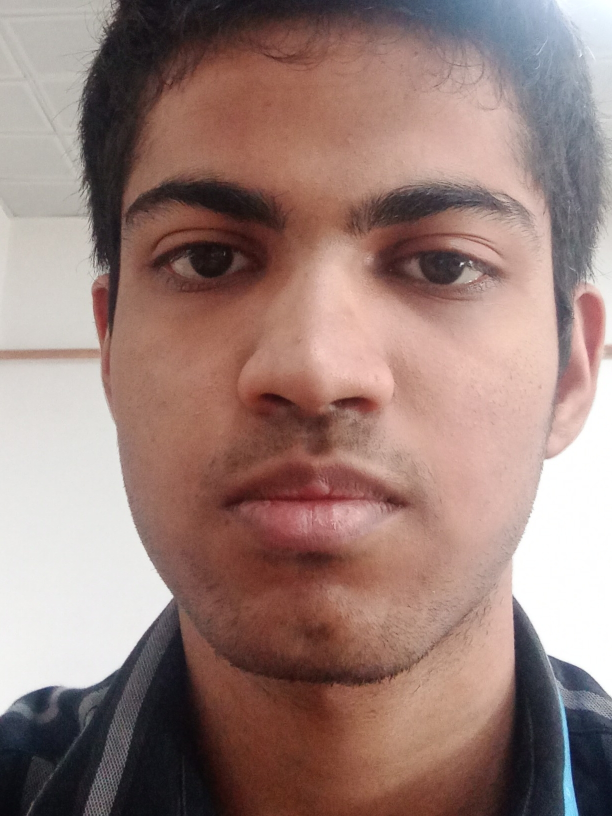
#> input picture training_images/Aditya/1682587126891.jpg, 1224 x 1632 px, found by its file name (shown at 1/2 size); its folder holds only this picture in this run
$ python main.py
#> lines starting #> are read from the running program, lines starting #| are printed output that depends on the picture; long printed decimals are rounded
import numpy as np
from scipy.linalg import eig
import cv2
import os
import socket

HOST = '10.30.200.147'
PORT = 5000

train_path = r"D:\SmartDoorLockFaceID\training_images"
train_images = []
labels = []
for label in os.listdir(train_path):
    label_path = os.path.join(train_path, label)
    for image_name in os.listdir(label_path):
        image_path = os.path.join(label_path, image_name)
        image = cv2.imread(image_path, cv2.IMREAD_GRAYSCALE)
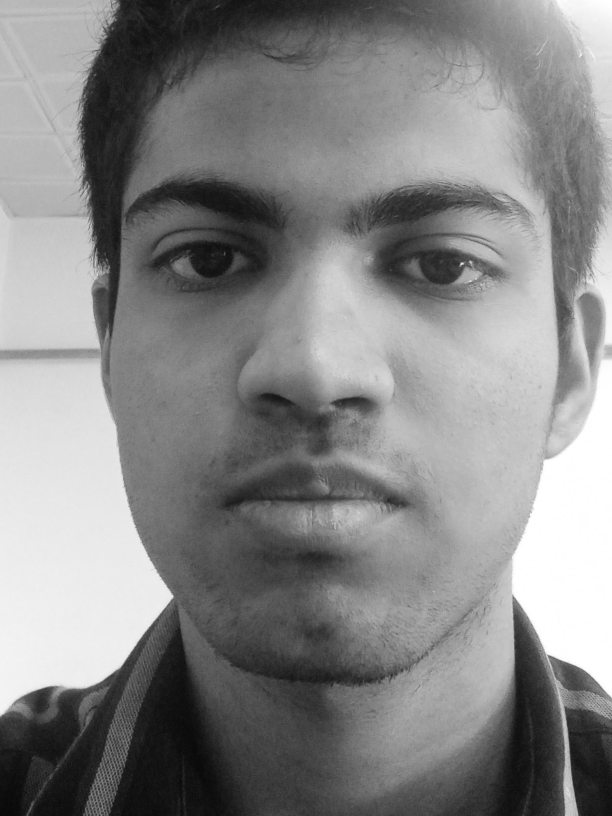
#> image: shape (1632, 1224) (shown at 1/2 size); min 7, max 255, mean 134.3
        train_images.append(image)
        labels.append(label)
#> pass 2 of the loop `for label in os.listdir(train_path):`:
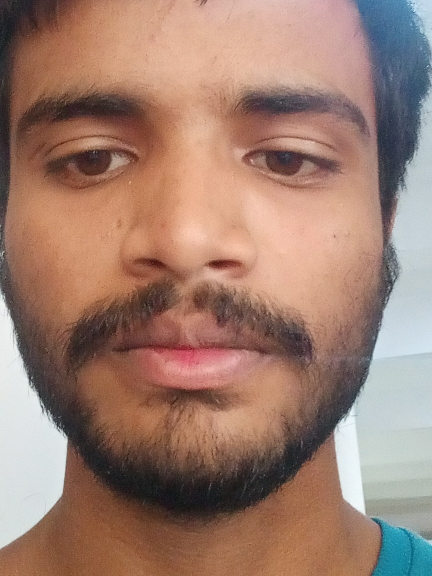
#> input picture training_images/Kiran/1.jpg, 864 x 1152 px, found by its file name (shown at 1/2 size)
#> `image = cv2.imread(image_path, cv2.IMREAD_GRAYSCALE)`:
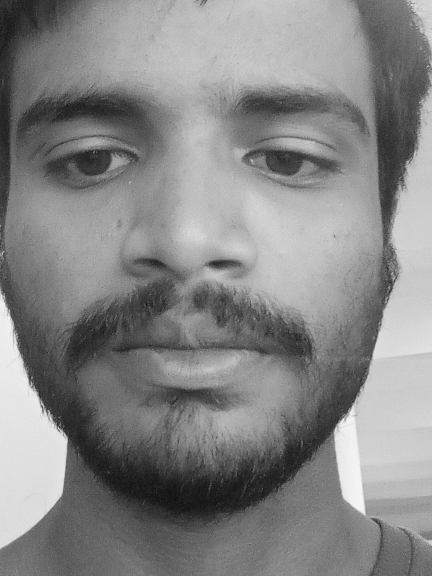
#> image: shape (1152, 864) (shown at 1/2 size); min 6, max 249, mean 133.8
train_images = [cv2.resize(img, (25, 25)) for img in train_images]
#> train_images = 2 items
train_data = np.array([img.flatten() for img in train_images], dtype=np.float32)
mean_face = np.mean(train_data, axis=0)
#> mean_face = 625 values, max 236.5 at index 374, min 25 at index 507, mean 134.4
train_data -= mean_face

# cv2.imshow('mean face',train_data[1].astype(np.uint8).reshape(100,100))
# cv2.waitKey(0)

covariance = np.cov(train_data, rowvar=False)
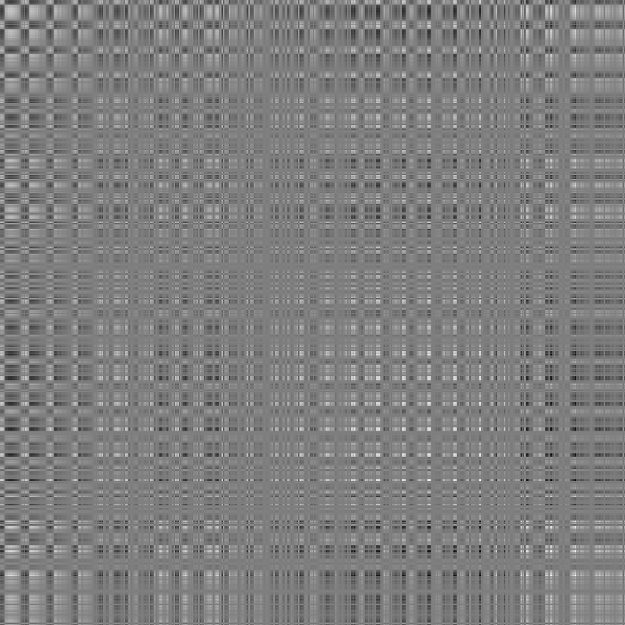
#> covariance: shape (625, 625) float64; min -20200, max 20402, mean 0; drawn with min black and max white


eigenvalues, eigenvectors = eig(covariance)
sorted_indices = np.argsort(eigenvalues)[::-1]
#> sorted_indices = 625 values, max 624 at index 313, min 0 at index 0, mean 312
eigenvectors = eigenvectors[:, sorted_indices]


k = 100
eigenfaces = eigenvectors[:, :k]
test_image = cv2.imread(r"D:\SmartDoorLockFaceID\test_images\test.jpg", cv2.IMREAD_GRAYSCALE)
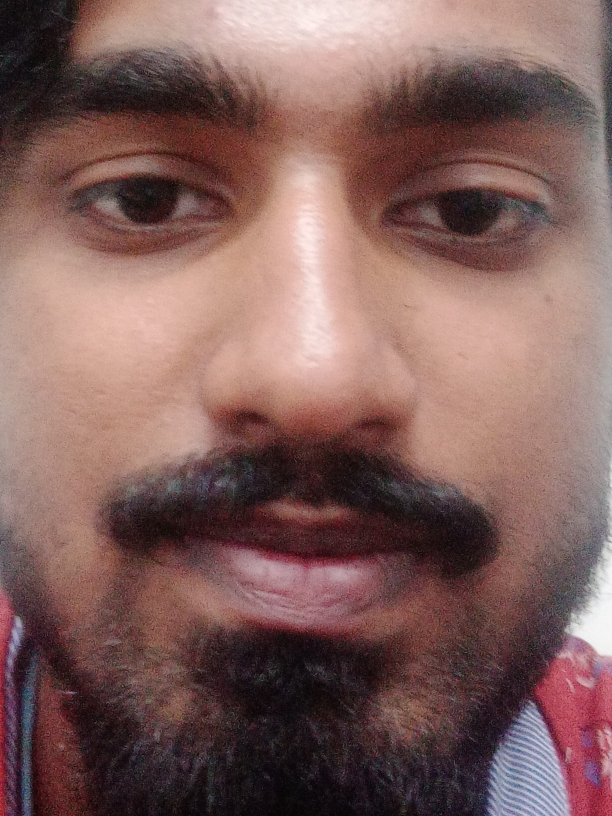
#> input picture test_images/test.jpg, 1224 x 1632 px, found by its file name (shown at 1/2 size)
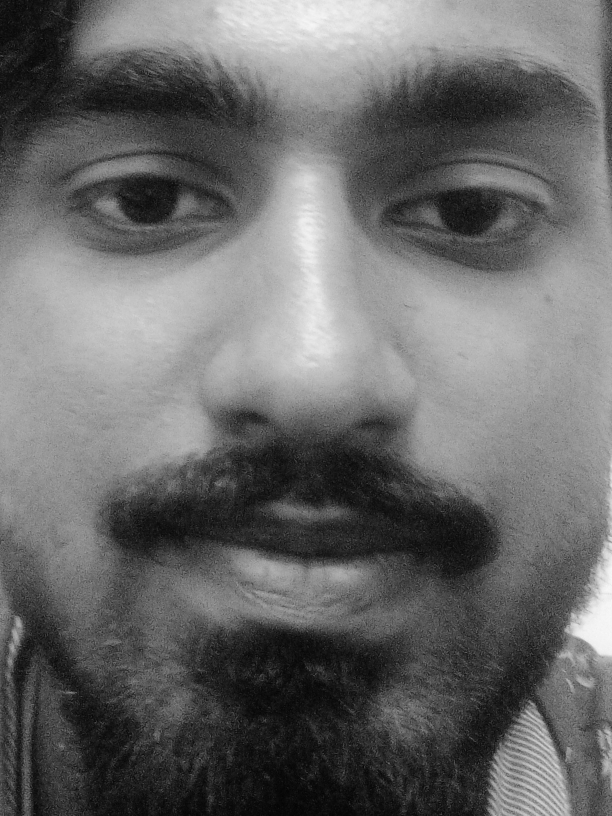
#> test_image: shape (1632, 1224) (shown at 1/2 size); min 1, max 249, mean 105.4
test_image = cv2.resize(test_image, (25, 25))
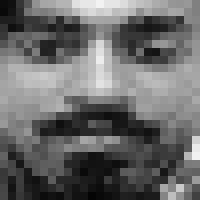
#> test_image: shape (25, 25) (shown 8 times larger); min 4, max 242, mean 105.4
test_data = test_image.flatten().astype(np.float32)
#> test_data = 625 values, max 242 at index 12, min 4 at index 611, mean 105.4
test_data -= mean_face
#> test_data = 625 values, max 124.5 at index 10, min -209 at index 502, mean -29
weights = np.dot(test_data, eigenfaces)
distances = np.linalg.norm(train_data - np.dot(weights, eigenfaces.T), axis=1)
#> distances = [1596.6, 1067.8]

min_index = np.argmin(distances)
#> min_index = 1
print("{" + '"Name" : "{}" , "Distance" : {}'.format(labels[min_index],distances[min_index]) + "}" , end="")
#| {"Name" : "Kiran" , "Distance" : 1067.835}
#> (the run stopped early here; a loop or call above may not have finished)
